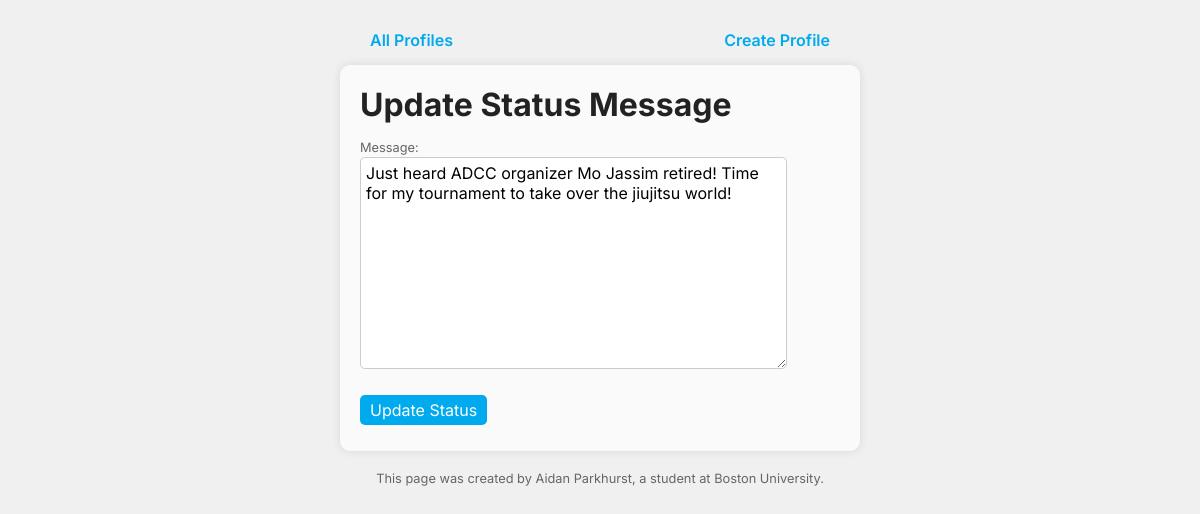
The app's page /mini_fb/status/2/update, older data.
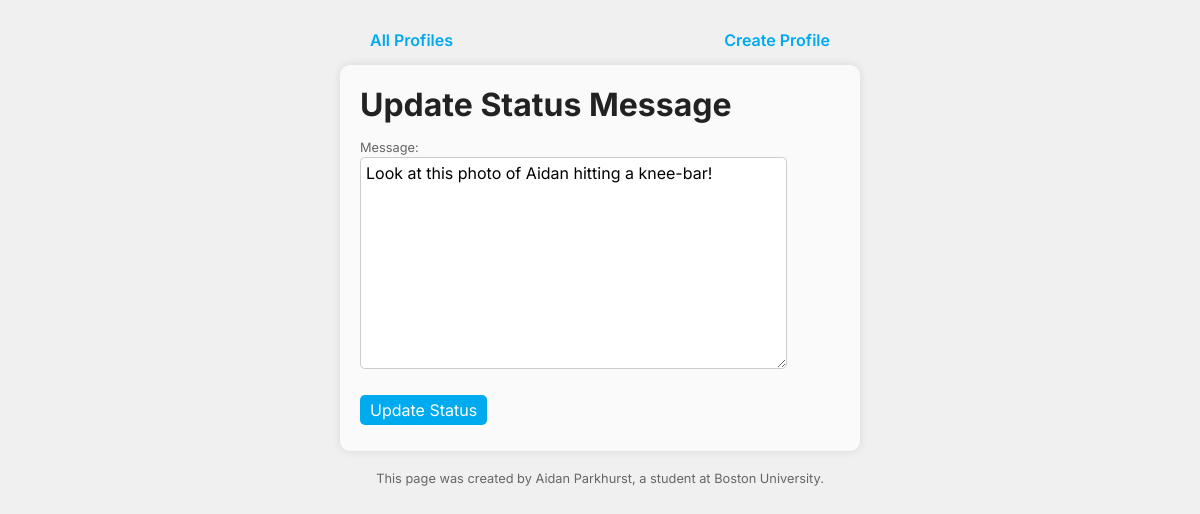
The same page, newer data.
### mini_fb/models.py (models this page shows, shortened)
class StatusMessage(models.Model):
    profile = models.ForeignKey("Profile", on_delete=models.CASCADE)
    message = models.TextField()
    timestamp = models.DateTimeField(auto_now_add=True)

### mini_fb/views.py (the view, shortened to what this page needs)
# urls.py: path(r'status/<int:pk>/update', views.UpdateStatusMessageView.as_view(), name='update_status'),
class UpdateStatusMessageView(UpdateView):
    '''And on POST, updates the status message'''
    form_class = CreateStatusMessageForm
    template_name = 'mini_fb/update_status_form.html'
    model = StatusMessage
    def get_context_data(self, **kwargs):
        context = super().get_context_data(**kwargs)
        status = StatusMessage.objects.get(pk=self.kwargs['pk'])
        context['profile'] = status.profile
        return context

### mini_fb/forms.py
class CreateStatusMessageForm(forms.ModelForm):
    class Meta:
        model = StatusMessage
        fields = ['message']

### mini_fb/templates/mini_fb/update_status_form.html (shortened to what this page needs)
{% extends 'mini_fb/base.html' %}
{% block content %}
    <h1>Update Status Message</h1>
    <form method="POST">
        {{ form.as_p }}
        <button type="submit">Update Status</button>
    </form>
{% endblock %}

Row changes from the older to the newer data that the page shows:
changed StatusMessage: message "Just heard ADCC organizer Mo Jassim retired! Time for my tournament to take over the jiujitsu world!" → "Look at this photo of Aidan hitting a knee-bar!"
